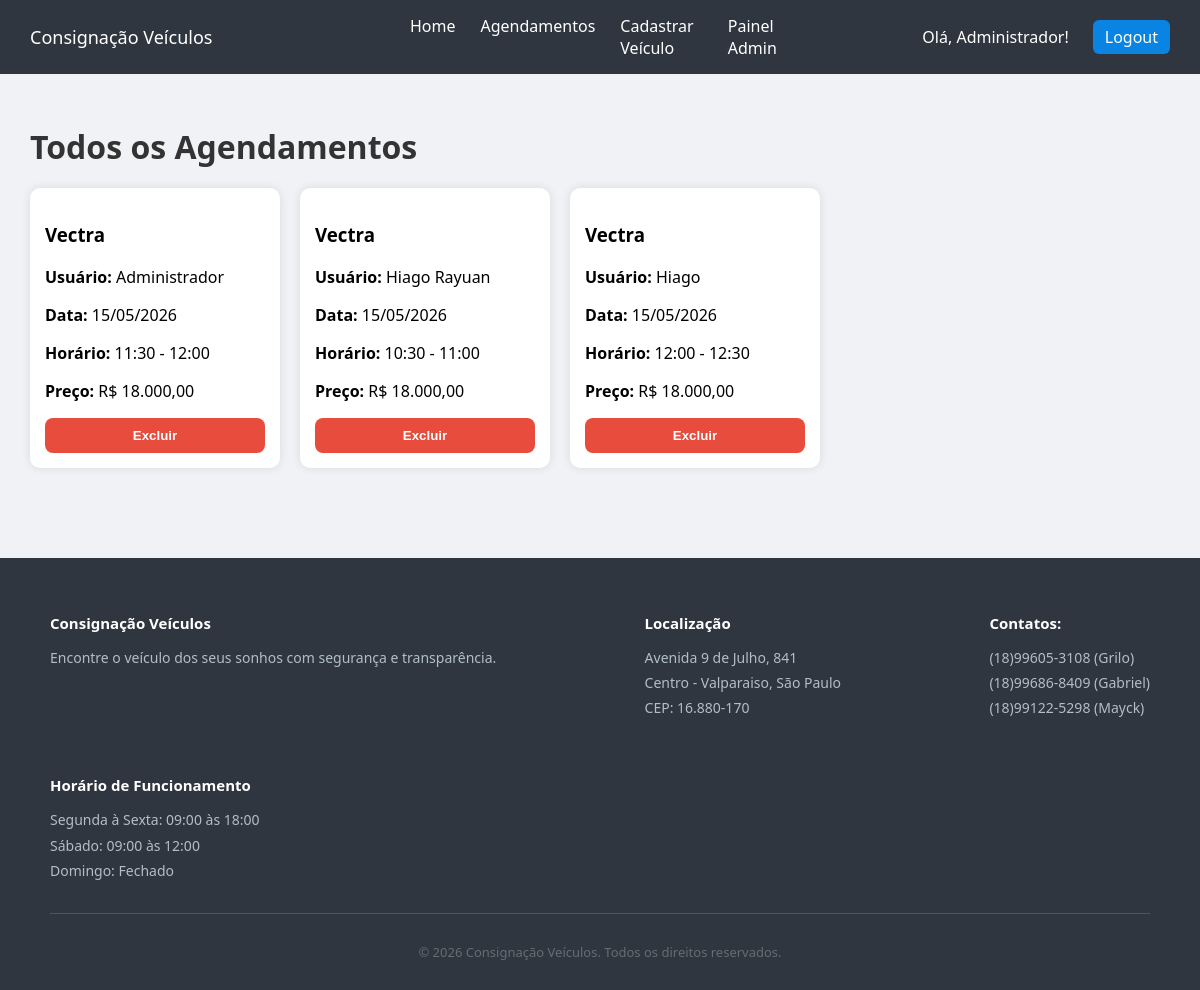
Page /agendamentos (signed in) on the committed database.
### models.py (models this page shows)
class Usuario(db.Model):
    id = db.Column(db.Integer, primary_key=True)
    nome = db.Column(db.String(100))
    email = db.Column(db.String(100), unique=True)
    senha = db.Column(db.String(200))
    telefone = db.Column(db.String(20))
    is_admin = db.Column(db.Boolean, default=False)
    confirmado = db.Column(db.Boolean, default=False)

class Agendamento(db.Model):
    id = db.Column(db.Integer, primary_key=True)
    data = db.Column(db.String(50))
    horario = db.Column(db.String(5))
    usuario_id = db.Column(db.Integer, db.ForeignKey('usuario.id'))
    veiculo_id = db.Column(db.Integer, db.ForeignKey('veiculo.id'))
    usuario = db.relationship('Usuario')
    veiculo = db.relationship('Veiculo')

class Veiculo(db.Model):
    id = db.Column(db.Integer, primary_key=True)
    nome = db.Column(db.String(100))
    descricao = db.Column(db.Text)
    preco = db.Column(db.Float)
    imagem = db.Column(db.String(200))
    agendamentos = db.relationship('Agendamento', backref='veiculo_ref', cascade='all, delete-orphan')
    fotos = db.relationship('Foto', backref='veiculo_ref', cascade='all, delete-orphan')

### app.py (the view)
@app.route('/agendamentos')
def agendamentos():
    if not session.get('usuario_id'):
        return redirect('/login')
    limpar_agendamentos_passados()
    if session.get('is_admin'):
        agendamentos = Agendamento.query.all()
    else:
        agendamentos = Agendamento.query.filter_by(usuario_id=session['usuario_id']).all()
    return render_template('agendamentos.html', agendamentos=agendamentos)

### app.py (called while the page is built)
def limpar_agendamentos_passados():
    hoje = date.today().strftime('%Y-%m-%d')
    Agendamento.query.filter(Agendamento.data < hoje).delete()
    db.session.commit()

@app.template_filter('moeda')
def moeda(valor):
    return f"R$ {valor:,.2f}".replace(",","X").replace(".",",").replace("X",".")

@app.template_filter('formatar_data')
def formatar_data(data):
    data_obj = datetime.strptime(data, '%Y-%m-%d')
    return data_obj.strftime('%d/%m/%Y')

### templates/agendamentos.html (shortened to what this page needs)
{% extends 'base.html' %}
{% block content %}
    <h1 style="margin-bottom: 20px;">
        {% if session.get('is_admin') %}Todos os Agendamentos{% else %}Meus Agendamentos{% endif %}
    </h1>
    <div class="cards">
        {% for a in agendamentos %}
            <div class="card">
                <div class="card-body">
                    <h3>{{ a.veiculo.nome }}</h3>
                    {% if session.get('is_admin') %}
                        <p><strong>Usuário:</strong> {{ a.usuario.nome }}</p>
                    {% endif %}
                    <p><strong>Data:</strong> {{ a.data | formatar_data }}</p>
                    {% set partes = a.horario.split(':') %}
                    {% set hora = partes[0] | int %}
                    {% set minuto = partes[1] | int %}
                    {% if minuto == 30 %}
                        {% set fim = '%02d:00' | format(hora + 1) %}
                    {% else %}
                        {% set fim = '%02d:30' | format(hora) %}
                    {% endif %}
                    <p><strong>Horário:</strong> {{ a.horario }} - {{ fim }}</p>
                    <p><strong>Preço:</strong> {{a.veiculo.preco | moeda }}</p>
                    <div class="card-actions">
                    {% if not session.get('is_admin') %}
                        <a href="/agendamentos/editar/{{ a.id }}" class="btn-secondary">Alterar data</a>
                        <form action="/agendamentos/excluir/{{ a.id }}" method="POST">
                            <input type="hidden" name="csrf_token" value="{{ csrf_token() }}">
                            <button onclick="return confirm('Deseja excluir este agendamento?')" class="btn-danger">Excluir</button>
                        </form>
                    {% else %}
                        <form action="/admin/agendamentos/excluir/{{ a.id }}" method="POST">
                            <button onclick="return confirm('Deseja excluir este agendamento?')" class="btn-danger">Excluir</button>
                        </form>
                    {% endif %}
                    </div>
                </div>
            </div>
        {% endfor %}
    </div>
{% endblock %}

### templates/base.html (shortened to what this page needs)
<!DOCTYPE html>
<html lang="en">
<head>
    <link rel="stylesheet" href="{{ url_for('static', filename='css/style.css') }}">
</head>
<body>
    <nav class="navbar">
        <div class="nav-left">
            Consignação Veículos
        </div>
        <div class="nav-center">
            <a href="/">Home</a>
            {% if session.get('usuario_id') %}
                <a href="/agendamentos">Agendamentos</a>
            {% endif %}
            {% if session.get('is_admin') %}
                <a href="/cadastrar">Cadastrar Veículo</a>
                <a href="/admin">Painel Admin</a>
            {% endif %}
        </div>
        <div class="nav-right">
            {% if session.get('usuario_id') %}
                <span style="color: white; margin-right: 12px;">Olá, {{ session.get('usuario_nome') }}!</span>
                <a href="/logout" class="btn-nav">Logout</a>
            {% else %}
                <a href="/login" class="btn-nav">Login</a>
            {% endif %}
        </div>
    </nav>
     <div class="container">
        {% block content %}{% endblock %}
    </div>
    <footer>
        <div class="footer-content">
            <div class="footer-section">
                <h3>Consignação Veículos</h3>
                <p>Encontre o veículo dos seus sonhos com segurança e transparência.</p>
            </div>
            <div class="footer-section">
                <h3>Localização</h3>
                <p>Avenida 9 de Julho, 841</p>
                <p>Centro - Valparaiso, São Paulo</p>
                <p>CEP: 16.880-170</p>
            </div>
            <div class="footer-section">
                <h3>Contatos:</h3>
                <p>(18)99605-3108 (Grilo)</p>
                <p>(18)99686-8409 (Gabriel)</p>
                <p>(18)99122-5298 (Mayck)</p>
            </div>
            <div class="footer-section">
                <h3>Horário de Funcionamento</h3>
                <p>Segunda à Sexta: 09:00 às 18:00</p>
                <p>Sábado: 09:00 às 12:00</p>
                <p>Domingo: Fechado</p>
            </div>
        </div>
        <div class="footer-bottom">
            <p>&copy; 2026 Consignação Veículos. Todos os direitos reservados.</p>
        </div>
    </footer>
</body>
</html>

### static/css/style.css (style rules this page uses)
body { font-family: 'Segoe UI', Arial, sans-serif; background-color: #f1f2f6; margin: 0; display: flex; flex-direction: column; min-height: 100vh; }
h1 { color: #333; }
.navbar { background: #2f3640; color: white; padding: 15px 30px; display: flex; justify-content: space-between; align-items: center; }
.nav-left { flex: 1; font-weight: 500; font-size: large; }
.nav-center { flex: 1; display: flex; justify-content: center; gap: 25px; }
.nav-right { flex: 1; display: flex; justify-content: flex-end; align-items: center; gap: 12px; font-weight: 500; }
.nav-center a { text-decoration: none; color: white; font-weight: 500; }
.btn-nav { background: #0984e3; color: white; padding: 6px 12px; border-radius: 6px; text-decoration: none; }
.container { padding: 30px; flex: 1; }
.cards { display: flex; flex-wrap: wrap; gap: 20px; }
.card { background: white; width: 250px; border-radius: 10px; overflow: hidden; box-shadow: 0 0 10px rgba(0,0,0,0.1); transition: 0.3s; }
.card-body { padding: 15px; }
.btn-danger { width: 100%; padding: 10px; background: #e74c3c; color: white; border: none; border-radius: 8px; cursor: pointer; font-weight: bold; transition: 0.2s; }
.card-actions { display: flex; flex-direction: column; gap: 8px; margin-top: 12px; }
footer { background: #2f3640; color: #dfe6e9; margin-top: 60px; padding: 40px 30px 0px 30px; }
.footer-content { display: flex; flex-wrap: wrap; gap: 40px; justify-content: space-between; max-width: 1100px; margin: 0 auto; padding-bottom: 30px; border-bottom: 1px solid #4a5568; }
.footer-section h3 { color: white; margin-bottom: 12px; font-size: 15px; }
.footer-content p { font-size: 14px; line-height: 1.8; color: #b2bec3; margin: 0; }
.footer-bottom { text-align: center; padding: 16px; font-size: 13px; color: #636e72; }

### rows in the picture
Usuario: get "Administrador"
Agendamento: veiculo.nome "Vectra", usuario.nome "Administrador", data "15/05/2026", horario "11:30", fim "12:00", veiculo.preco|moeda "R$ 18.000,00"
Agendamento: veiculo.nome "Vectra", usuario.nome "Hiago Rayuan", data "15/05/2026", horario "10:30", fim "11:00", veiculo.preco|moeda "R$ 18.000,00"
Agendamento: veiculo.nome "Vectra", usuario.nome "Hiago", data "15/05/2026", horario "12:00", fim "12:30", veiculo.preco|moeda "R$ 18.000,00"
